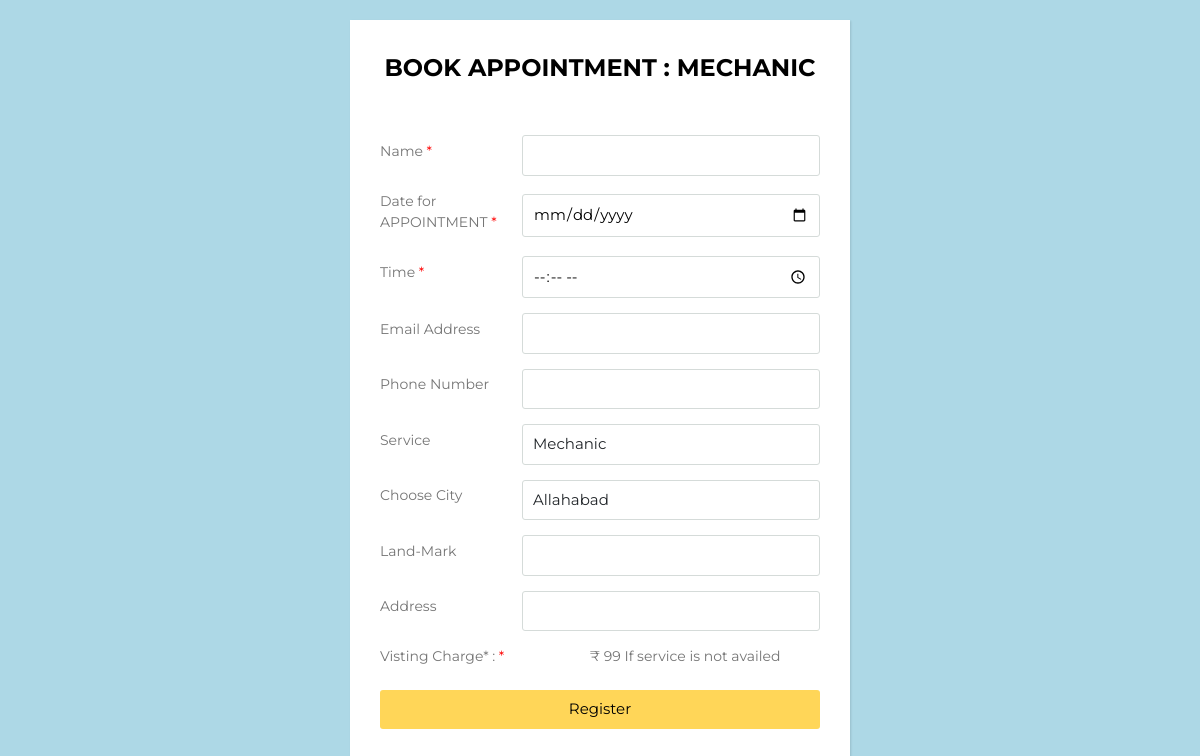
Page /booking/8 on the earlier database version.
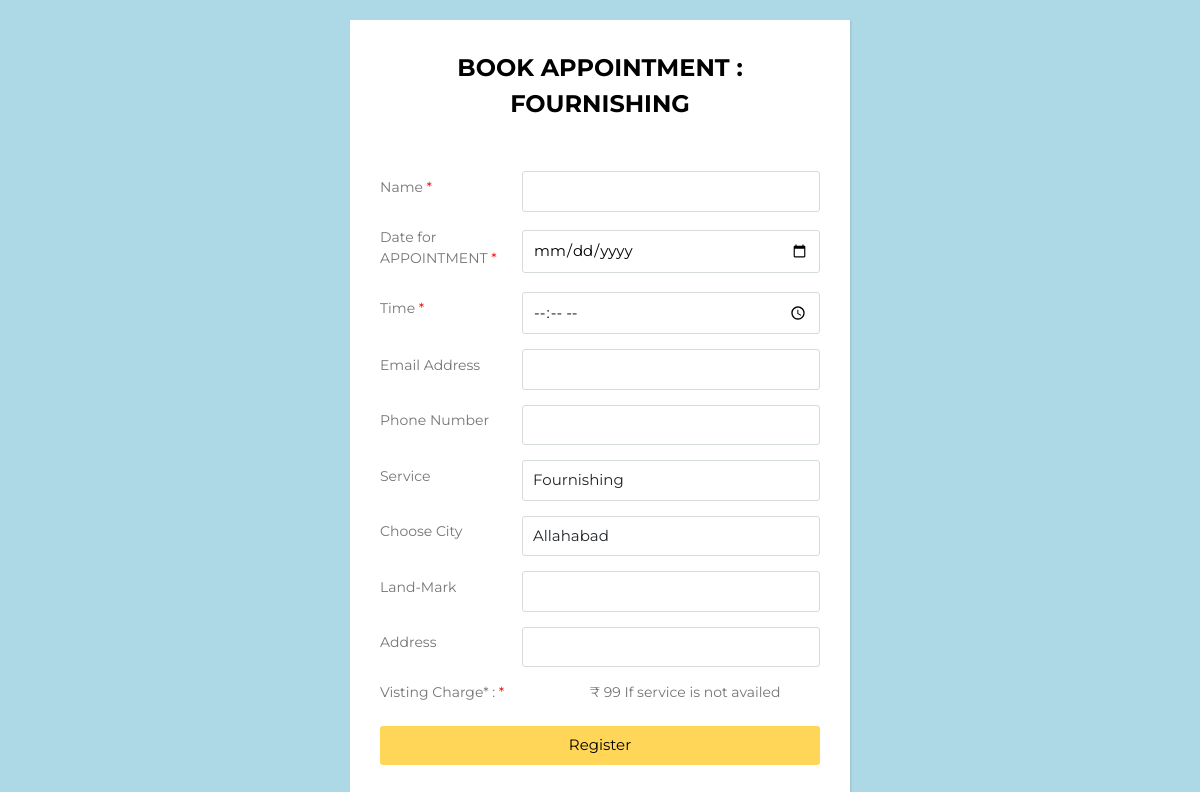
Same page on the later database version.
### service/models.py (models this page shows, shortened)
class Service(models.Model):
    service_id= models.AutoField(primary_key=True)
    service_name = models.CharField(max_length=100)
    price = models.IntegerField(default=0)
    desc = models.CharField(max_length=1000)
    image = models.ImageField(upload_to='shop/images', default="")

### service/views.py (the view)
# urls.py: path("booking/<int:myid>",views.form,name='form'),
def form(request,myid):
    service=Service.objects.filter(service_id=myid)
    return render(request,"order.html",{'service':service[0]})

### templates/order.html (shortened to what this page needs)
    <!doctype html>
    <html lang="en">
      <head>
        <link rel="stylesheet" href="https://maxcdn.bootstrapcdn.com/bootstrap/4.0.0/css/bootstrap.min.css">
    {% load static %}
  </head>
    <body>
    <div class="wrapper">
      <div class="title">BOOK APPOINTMENT : {{service.service_name}}</div>
      <form method="post" action="/success/{{service.service_id}}">
      <div class="form">
        <br>
        <div class="inputfield" required>
          <label class="required">Name</label>
          <input type="text" class="input" name="name" />
        </div>
        <div class="inputfield" required>
          <label class="required" required>Date for APPOINTMENT</label>
          <input type="date" class="input" name='date' required/>
        </div>
        <div class="inputfield" required>
          <label class="required" >Time</label>
          <input type="time" class="input" name='time' required/>
        </div>
        <div class="inputfield">
          <label>Email Address</label>
          <input type="Email" class="input" name="email" >
        </div>
        <div class="inputfield">
          <label>Phone Number</label>
          <input
            type="Number"
            class="input"
            min="1000000000"
            max="9999999999"
            name="number"
          />
        </div>
        <div class="inputfield">
          <label >Service</label>
          <div class="input" name='{{service.service_name}}'>{{service.service_name}}</div>
        </div>
        <div class="inputfield">
          <label>Choose City</label>
          <div class="input">Allahabad</div>
        </div>
        <div class="inputfield">
          <label>Land-Mark</label>
          <input type="text" class="input" name='locality'/>
          </div>
        <div class="inputfield">
          <label>Address</label>
          <input type="text" class="input" name='address'/>
        </div>
        <div class="inputfield" required>
          <label class="required">Visting Charge* : </label>
          <label >₹ 99 If service is not availed </label>
        </div>
        <div class="inputfield">
          <input type="submit" value="Register" class="btn" />
        </div>
      </form>
      </div>
   </body>
</html>

Differences in the rows shown:
changed Service: service_name "MECHANIC" → "FOURNISHING"; service_name "Mechanic" → "Fournishing"
